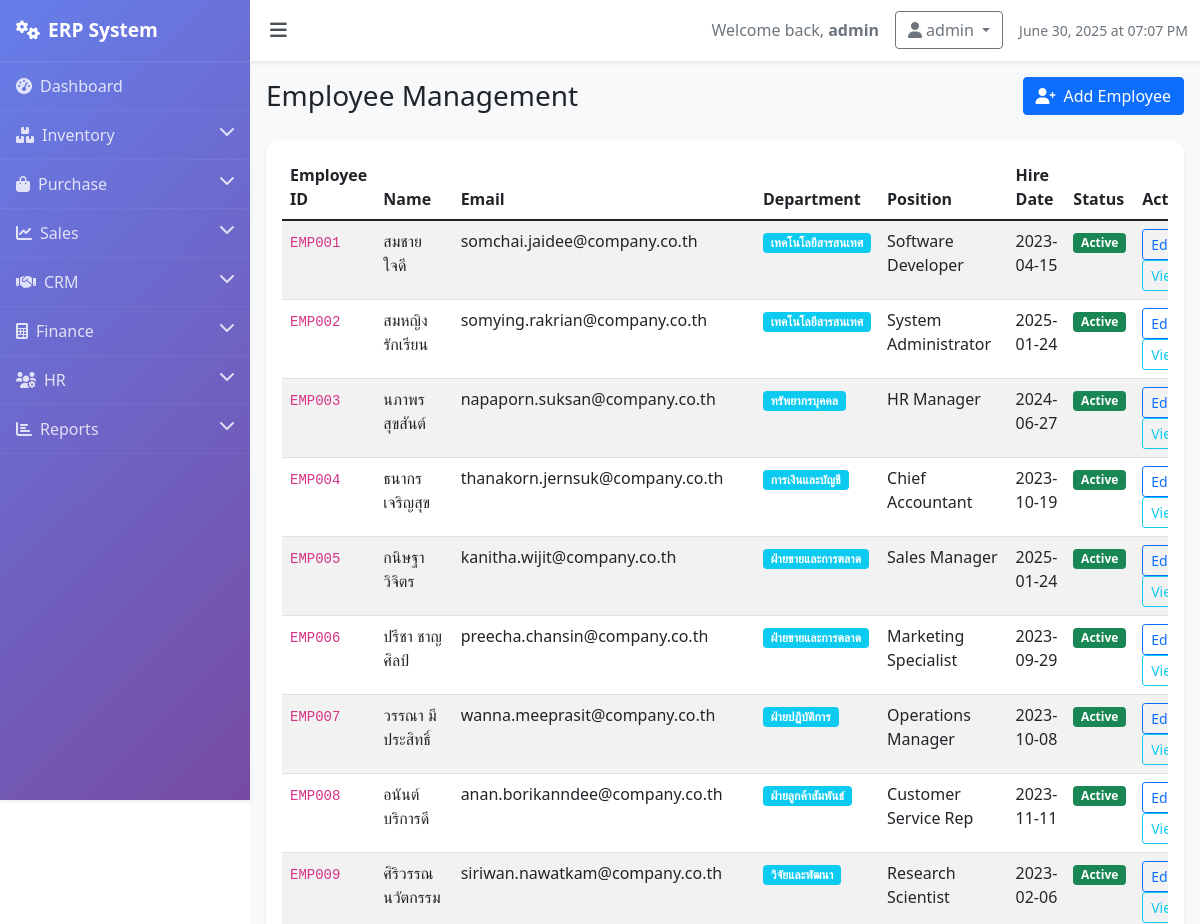
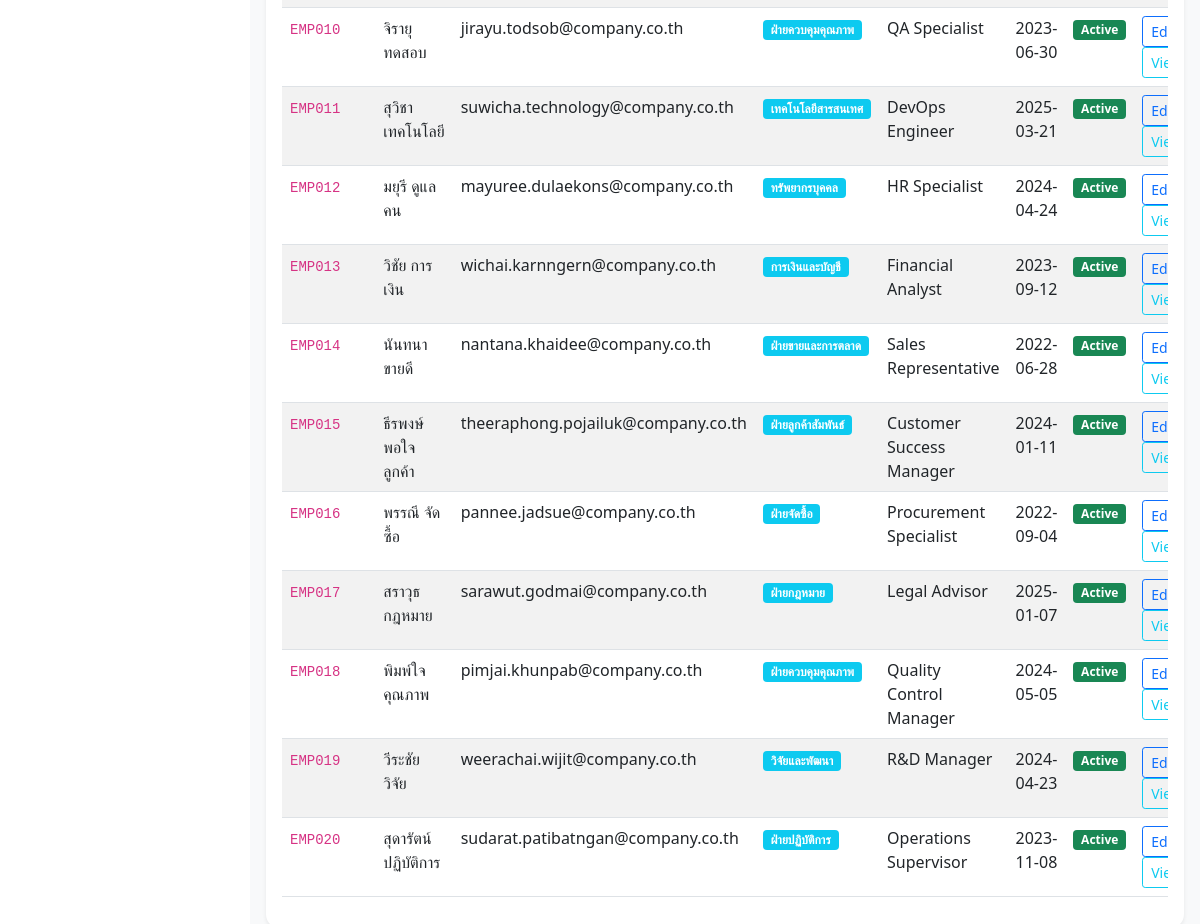
/hr/employees (signed in), run on the app's committed database (2 pictures, top to bottom).
### models.py (models this page shows)
class Employee(db.Model):
    id = db.Column(db.Integer, primary_key=True)
    employee_id = db.Column(db.String(20), unique=True, nullable=False)
    first_name = db.Column(db.String(50), nullable=False)
    last_name = db.Column(db.String(50), nullable=False)
    email = db.Column(db.String(120), unique=True, nullable=False)
    phone = db.Column(db.String(20))
    address = db.Column(db.Text)
    department_id = db.Column(db.Integer, db.ForeignKey('department.id'))
    position = db.Column(db.String(100))
    hire_date = db.Column(db.DateTime, default=lambda: datetime.now(timezone.utc))
    salary = db.Column(db.Float)
    is_active = db.Column(db.Boolean, default=True)

class Department(db.Model):
    id = db.Column(db.Integer, primary_key=True)
    name = db.Column(db.String(100), nullable=False)
    description = db.Column(db.Text)
    manager_id = db.Column(db.Integer, db.ForeignKey('employee.id', use_alter=True, name='fk_department_manager'))
    employees = db.relationship('Employee', backref='department', lazy=True,
                               foreign_keys='Employee.department_id')

### routes.py (the view)
    @app.route('/hr/employees')
    def employees():
        if 'user_id' not in session:
            return redirect(url_for('login'))
        employees = Employee.query.filter_by(is_active=True).all()
        return render_template('hr/employees.html', employees=employees)

### templates/hr/employees.html (shortened to what this page needs)
{% extends "base.html" %}
{% block content %}
<div class="d-flex justify-content-between align-items-center mb-4">
    <h1 class="h3 mb-0">Employee Management</h1>
    <a href="{{ url_for('add_employee') }}" class="btn btn-primary">
        <i class="fas fa-user-plus me-2"></i>Add Employee
    </a>
</div>
<div class="card">
    <div class="card-body">
        {% if employees %}
        <div class="table-responsive">
            <table class="table table-striped">
                <thead>
                    <tr>
                        <th>Employee ID</th>
                        <th>Name</th>
                        <th>Email</th>
                        <th>Department</th>
                        <th>Position</th>
                        <th>Hire Date</th>
                        <th>Status</th>
                        <th>Actions</th>
                    </tr>
                </thead>
                <tbody>
                    {% for employee in employees %}
                    <tr>
                        <td><code>{{ employee.employee_id }}</code></td>
                        <td>{{ employee.first_name }} {{ employee.last_name }}</td>
                        <td>{{ employee.email }}</td>
                        <td>
                            {% if employee.department %}
                                <span class="badge bg-info">{{ employee.department.name }}</span>
                            {% else %}
                                <span class="text-muted">Unassigned</span>
                            {% endif %}
                        </td>
                        <td>{{ employee.position or 'N/A' }}</td>
                        <td>{{ employee.hire_date.strftime('%Y-%m-%d') }}</td>
                        <td>
                            {% if employee.is_active %}
                                <span class="badge bg-success">Active</span>
                            {% else %}
                                <span class="badge bg-secondary">Inactive</span>
                            {% endif %}
                        </td>
                        <td>
                            <button class="btn btn-sm btn-outline-primary">Edit</button>
                            <button class="btn btn-sm btn-outline-info">View</button>
                        </td>
                    </tr>
                    {% endfor %}
                </tbody>
            </table>
        </div>
        {% else %}
        <div class="text-center py-4">
            <i class="fas fa-users fa-3x text-muted mb-3"></i>
            <p class="text-muted">No employees found. <a href="{{ url_for('add_employee') }}">Add your first employee</a></p>
        </div>
        {% endif %}
    </div>
</div>
{% endblock %}

### templates/base.html (style rules this page uses)
body { overflow-x: hidden; }
.card { border: none; border-radius: 15px; box-shadow: 0 0.125rem 0.25rem rgba(0, 0, 0, 0.075); transition: transform 0.2s; }

### data on the page
Employee: employee_id "EMP001", first_name "สมชาย", last_name "ใจดี", email "somchai.jaidee@company.co.th", department.name "เทคโนโลยีสารสนเทศ", position "Software Developer", hire_date "2023-04-15", is_active "Active"
Employee: employee_id "EMP002", first_name "สมหญิง", last_name "รักเรียน", email "somying.rakrian@company.co.th", department.name "เทคโนโลยีสารสนเทศ", position "System Administrator", hire_date "2025-01-24", is_active "Active"
Employee: employee_id "EMP003", first_name "นภาพร", last_name "สุขสันต์", email "napaporn.suksan@company.co.th", department.name "ทรัพยากรบุคคล", position "HR Manager", hire_date "2024-06-27", is_active "Active"
Employee: employee_id "EMP004", first_name "ธนากร", last_name "เจริญสุข", email "thanakorn.jernsuk@company.co.th", department.name "การเงินและบัญชี", position "Chief Accountant", hire_date "2023-10-19", is_active "Active"
Employee: employee_id "EMP005", first_name "กนิษฐา", last_name "วิจิตร", email "kanitha.wijit@company.co.th", department.name "ฝ่ายขายและการตลาด", position "Sales Manager", hire_date "2025-01-24", is_active "Active"
Employee: employee_id "EMP006", first_name "ปรีชา", last_name "ชาญศิลป์", email "preecha.chansin@company.co.th", department.name "ฝ่ายขายและการตลาด", position "Marketing Specialist", hire_date "2023-09-29", is_active "Active"
Employee: employee_id "EMP007", first_name "วรรณา", last_name "มีประสิทธิ์", email "wanna.meeprasit@company.co.th", department.name "ฝ่ายปฏิบัติการ", position "Operations Manager", hire_date "2023-10-08", is_active "Active"
Employee: employee_id "EMP008", first_name "อนันต์", last_name "บริการดี", email "anan.borikanndee@company.co.th", department.name "ฝ่ายลูกค้าสัมพันธ์", position "Customer Service Rep", hire_date "2023-11-11", is_active "Active"
Employee: employee_id "EMP009", first_name "ศิริวรรณ", last_name "นวัตกรรม", email "siriwan.nawatkam@company.co.th", department.name "วิจัยและพัฒนา", position "Research Scientist", hire_date "2023-02-06", is_active "Active"
Employee: employee_id "EMP010", first_name "จิรายุ", last_name "ทดสอบ", email "jirayu.todsob@company.co.th", department.name "ฝ่ายควบคุมคุณภาพ", position "QA Specialist", hire_date "2023-06-30", is_active "Active"
Employee: employee_id "EMP011", first_name "สุวิชา", last_name "เทคโนโลยี", email "suwicha.technology@company.co.th", department.name "เทคโนโลยีสารสนเทศ", position "DevOps Engineer", hire_date "2025-03-21", is_active "Active"
Employee: employee_id "EMP012", first_name "มยุรี", last_name "ดูแลคน", email "mayuree.dulaekons@company.co.th", department.name "ทรัพยากรบุคคล", position "HR Specialist", hire_date "2024-04-24", is_active "Active"
Employee: employee_id "EMP013", first_name "วิชัย", last_name "การเงิน", email "wichai.karnngern@company.co.th", department.name "การเงินและบัญชี", position "Financial Analyst", hire_date "2023-09-12", is_active "Active"
Employee: employee_id "EMP014", first_name "นันทนา", last_name "ขายดี", email "nantana.khaidee@company.co.th", department.name "ฝ่ายขายและการตลาด", position "Sales Representative", hire_date "2022-06-28", is_active "Active"
Employee: employee_id "EMP015", first_name "ธีรพงษ์", last_name "พอใจลูกค้า", email "theeraphong.pojailuk@company.co.th", department.name "ฝ่ายลูกค้าสัมพันธ์", position "Customer Success Manager", hire_date "2024-01-11", is_active "Active"
Employee: employee_id "EMP016", first_name "พรรณี", last_name "จัดซื้อ", email "pannee.jadsue@company.co.th", department.name "ฝ่ายจัดซื้อ", position "Procurement Specialist", hire_date "2022-09-04", is_active "Active"
Employee: employee_id "EMP017", first_name "สราวุธ", last_name "กฎหมาย", email "sarawut.godmai@company.co.th", department.name "ฝ่ายกฎหมาย", position "Legal Advisor", hire_date "2025-01-07", is_active "Active"
Employee: employee_id "EMP018", first_name "พิมพ์ใจ", last_name "คุณภาพ", email "pimjai.khunpab@company.co.th", department.name "ฝ่ายควบคุมคุณภาพ", position "Quality Control Manager", hire_date "2024-05-05", is_active "Active"
Employee: employee_id "EMP019", first_name "วีระชัย", last_name "วิจัย", email "weerachai.wijit@company.co.th", department.name "วิจัยและพัฒนา", position "R&D Manager", hire_date "2024-04-23", is_active "Active"
Employee: employee_id "EMP020", first_name "สุดารัตน์", last_name "ปฏิบัติการ", email "sudarat.patibatngan@company.co.th", department.name "ฝ่ายปฏิบัติการ", position "Operations Supervisor", hire_date "2023-11-08", is_active "Active"

### other printed values
{{ session.username }} "admin"
